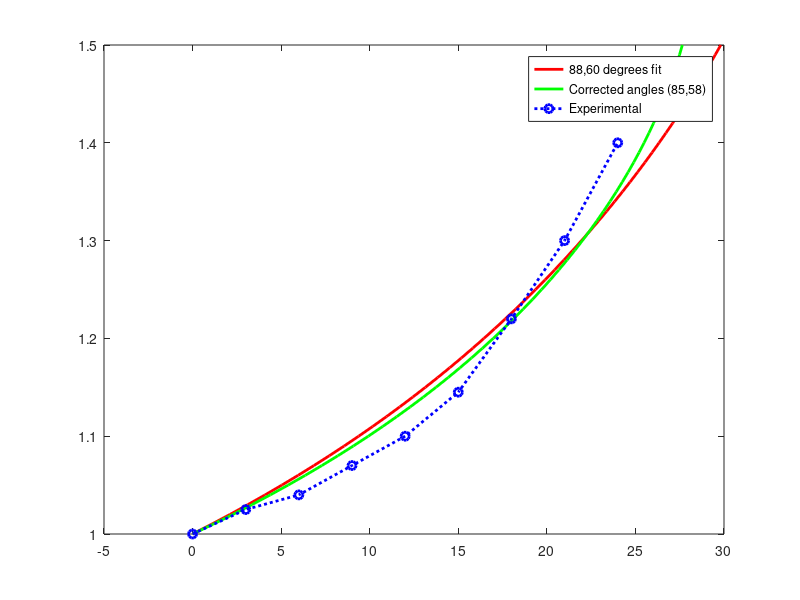

The MATLAB source for this figure: (Note: this script raises an error after producing the figure.)


lambda1 = [1.000:.01:1.5];

for n = 1:2

switch n
    case 1
%% For 88 60 angles

C1 =  0.551501509158298   ; C2 = 0.000000005245973; % for default
Pvslambda = lambda1.^(-3).*(C2.*(0.113499E9+(-0.925926E0).*lambda1.^12+ ...
  lambda1.^6.*(0.589272E8+(-0.481951E7).*((-1).*((-4)+lambda1.^2).*( ...
  2+lambda1.^2.*((-1)+cos((1/45).*pi)))).^(1/2))+lambda1.^10.*( ...
  0.133686E4+(-0.187604E2).*((-1).*((-4)+lambda1.^2).*(2+ ...
  lambda1.^2.*((-1)+cos((1/45).*pi)))).^(1/2))+lambda1.^8.*(( ...
  -0.55452E6)+0.193475E5.*((-1).*((-4)+lambda1.^2).*(2+lambda1.^2.*( ...
  (-1)+cos((1/45).*pi)))).^(1/2))+lambda1.^2.*((-0.28788E8)+ ...
  0.140044E7.*((-1).*((-4)+lambda1.^2).*(2+lambda1.^2.*((-1)+cos(( ...
  1/45).*pi)))).^(1/2))+lambda1.^4.*((-0.201449E9)+0.174455E9.*((-1) ...
  .*((-4)+lambda1.^2).*(2+lambda1.^2.*((-1)+cos((1/45).*pi)))).^( ...
  1/2))+(-0.147214E9).*((-1).*((-4)+lambda1.^2).*(2+lambda1.^2.*(( ...
  -1)+cos((1/45).*pi)))).^(1/2))+C1.*(0.497884E8+0.833144E2.* ...
  lambda1.^10+lambda1.^6.*(0.286096E8+(-0.13927E7).*((-1).*((-4)+ ...
  lambda1.^2).*(2+lambda1.^2.*((-1)+cos((1/45).*pi)))).^(1/2))+ ...
  lambda1.^8.*((-0.103106E6)+0.168805E4.*((-1).*((-4)+lambda1.^2).*( ...
  2+lambda1.^2.*((-1)+cos((1/45).*pi)))).^(1/2))+lambda1.^2.*(( ...
  -0.187616E8)+0.614331E6.*((-1).*((-4)+lambda1.^2).*(2+lambda1.^2.* ...
  ((-1)+cos((1/45).*pi)))).^(1/2))+lambda1.^4.*((-0.104873E9)+ ...
  0.146009E9.*((-1).*((-4)+lambda1.^2).*(2+lambda1.^2.*((-1)+cos(( ...
  1/45).*pi)))).^(1/2))+(-0.126711E9).*((-1).*((-4)+lambda1.^2).*(2+ ...
  lambda1.^2.*((-1)+cos((1/45).*pi)))).^(1/2))).*(0.109471E4+0.1E1.* ...
  lambda1.^4+lambda1.^2.*((-0.550023E3)+0.202612E2.*((-1).*((-4)+ ...
  lambda1.^2).*(2+lambda1.^2.*((-1)+cos((1/45).*pi)))).^(1/2))+( ...
  -0.278604E4).*((-1).*((-4)+lambda1.^2).*(2+lambda1.^2.*((-1)+cos(( ...
  1/45).*pi)))).^(1/2)).^(-1).*(0.412518E3+(-0.1E1).*lambda1.^2+( ...
  -0.202612E2).*((-1).*((-4)+lambda1.^2).*(2+lambda1.^2.*((-1)+cos(( ...
  1/45).*pi)))).^(1/2)).^(-2);
plot(-Pvslambda*145.08,lambda1,'r','linewidth',2)
hold on

    case 2
        C1 = 0.613441350420766 ; C2 =  0.000000002169605;% for corrected
Pvslambda =  lambda1.^(-3).*(C2.*(0.645074E1+(-0.168523E-4).*lambda1.^12+ ...
  lambda1.^6.*(0.542854E1+(-0.129347E1).*((2+lambda1.^2.*((-1)+cos(( ...
  1/18).*pi))).*(2+lambda1.^2.*((-1)+sin((13/90).*pi)))).^(1/2))+ ...
  lambda1.^10.*(0.398746E-2+(-0.182441E-3).*((2+lambda1.^2.*((-1)+ ...
  cos((1/18).*pi))).*(2+lambda1.^2.*((-1)+sin((13/90).*pi)))).^(1/2) ...
  )+lambda1.^8.*((-0.277467E0)+0.308342E-1.*((2+lambda1.^2.*((-1)+ ...
  cos((1/18).*pi))).*(2+lambda1.^2.*((-1)+sin((13/90).*pi)))).^(1/2) ...
  )+lambda1.^2.*((-0.195588E1)+0.297931E0.*((2+lambda1.^2.*((-1)+ ...
  cos((1/18).*pi))).*(2+lambda1.^2.*((-1)+sin((13/90).*pi)))).^(1/2) ...
  )+lambda1.^4.*((-0.142941E2)+0.926529E1.*((2+lambda1.^2.*((-1)+ ...
  cos((1/18).*pi))).*(2+lambda1.^2.*((-1)+sin((13/90).*pi)))).^(1/2) ...
  )+(-0.55518E1).*((2+lambda1.^2.*((-1)+cos((1/18).*pi))).*(2+ ...
  lambda1.^2.*((-1)+sin((13/90).*pi)))).^(1/2))+C1.*(0.230495E1+ ...
  0.195115E-3.*lambda1.^10+lambda1.^6.*(0.186627E1+(-0.285597E0).*(( ...
  2+lambda1.^2.*((-1)+cos((1/18).*pi))).*(2+lambda1.^2.*((-1)+sin(( ...
  13/90).*pi)))).^(1/2))+lambda1.^8.*((-0.395713E-1)+0.211229E-2.*(( ...
  2+lambda1.^2.*((-1)+cos((1/18).*pi))).*(2+lambda1.^2.*((-1)+sin(( ...
  13/90).*pi)))).^(1/2))+lambda1.^2.*((-0.997159E0)+0.106455E0.*((2+ ...
  lambda1.^2.*((-1)+cos((1/18).*pi))).*(2+lambda1.^2.*((-1)+sin(( ...
  13/90).*pi)))).^(1/2))+lambda1.^4.*((-0.558977E1)+0.522843E1.*((2+ ...
  lambda1.^2.*((-1)+cos((1/18).*pi))).*(2+lambda1.^2.*((-1)+sin(( ...
  13/90).*pi)))).^(1/2))+(-0.359838E1).*((2+lambda1.^2.*((-1)+cos(( ...
  1/18).*pi))).*(2+lambda1.^2.*((-1)+sin((13/90).*pi)))).^(1/2))).*( ...
  0.156267E3+0.1E1.*lambda1.^4+lambda1.^2.*((-0.901381E2)+ ...
  0.108259E2.*((2+lambda1.^2.*((-1)+cos((1/18).*pi))).*(2+ ...
  lambda1.^2.*((-1)+sin((13/90).*pi)))).^(1/2))+(-0.243957E3).*((2+ ...
  lambda1.^2.*((-1)+cos((1/18).*pi))).*(2+lambda1.^2.*((-1)+sin(( ...
  13/90).*pi)))).^(1/2)).^(-1).*(0.288411E0+(-0.42662E-2).* ...
  lambda1.^2+(-0.461855E-1).*((2+lambda1.^2.*((-1)+cos((1/18).*pi))) ...
  .*(2+lambda1.^2.*((-1)+sin((13/90).*pi)))).^(1/2)).^(-2);
plot(-Pvslambda*145.08,lambda1,'g','linewidth',2)
Material_fit = [-Pvslambda'*145.08 lambda1'];
save('Material_fit_6088.mat','Material_fit');
    otherwise
        disp('enter 1 for actual angles, and 2 for corrected angles')
end
end

hold on
P_exp = [0:3:24];
lambda1_exp =  [1
    1.0250
    1.0400
    1.0700
    1.1000
    1.1450
    1.2200
    1.3000
    1.4000]';
plot(P_exp,lambda1_exp,'bo:','linewidth',2)
h = legend('88,60 degrees fit','Corrected angles (85,58)','Experimental');
h.FontSize = 10;
h.FontWeight = 'bold';
xlim([0 30])
grid on
title ('Mooney Rivlin fit','Fontweight','bold','fontsize',12)
set(gca,'linewidth',2)
